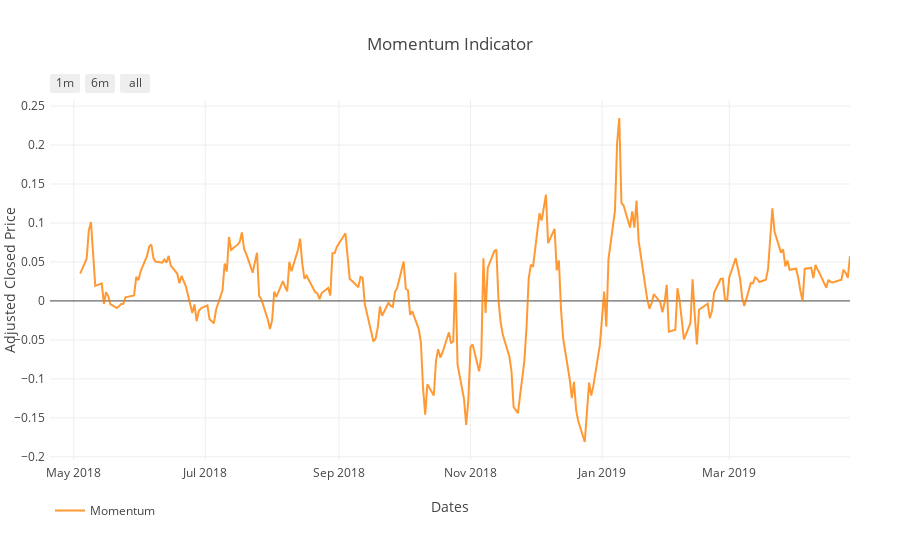

Write notebook code for a chart like this one.
### Markdown cell above
### Momentum

### Code cell
normed_df = portf_value.copy()

# Scalating adj_close Series
adj_close_normalized = normalize_data(portf_value)

# Compute Momentum
mom = get_momentum(adj_close_normalized['Adj Close'], window=10)
normed_df['Adj Close'] = adj_close_normalized
normed_df['Momentum'] = mom

plot_mom = plot_momentum(normed_df, symbol, output_type='nb')
iplot(plot_mom)

### Figure 1 — Plotly figure (JSON) as saved in the notebook; plotly's stock layout.template omitted (floating-point values rounded to 4 significant figures; data arrays with more than 128 entries replaced by an {"elided": "..."} marker saying what was removed)
{"data": [{"line": {"color": "#FF8000"}, "name": "Momentum", "opacity": 0.8, "type": "scatter", "uid": "cf714303-cd91-43e5-94a7-5249082170a1", "x": {"elided": "256 str values"}, "y": {"elided": "256 float values"}}], "layout": {"autosize": true, "legend": {"orientation": "h"}, "margin": {"b": 100, "l": 50, "pad": 4, "r": 50, "t": 100}, "showlegend": true, "title": {"text": "Momentum Indicator"}, "xaxis": {"range": ["2018-04-20", "2019-04-26"], "rangeselector": {"buttons": [{"count": 1, "label": "1m", "step": "month", "stepmode": "backward"}, {"count": 6, "label": "6m", "step": "month", "stepmode": "backward"}, {"step": "all"}]}, "title": {"text": "Dates"}, "type": "date"}, "yaxis": {"autorange": true, "range": [-0.2041, 0.2578], "title": {"text": "Adjusted Closed Price"}, "type": "linear"}}}
